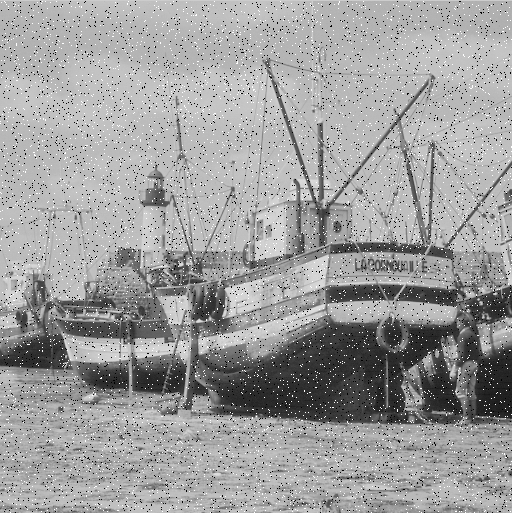
#> input picture tp02/bateaux_nb_bruite.bmp, 512 x 513 px, found by its file name
$ jupyter execute TP2.ipynb
#> lines starting #> are read from the running program, lines starting #| are printed output that depends on the picture
# TP2 : Convolution, filtrage et détection de contours

Dans le domaine du traitement d'images et d'intelligence artificielle appliquées aux images, la notion de **convolution** joue un rôle fondamental. Comme vu à l'amphi, les matrices de convolution peuvent servir à réduire le bruit et à détecter les contours horizontaux et verticaux d'une image. D'ailleurs, parmi les algorithmes de classification d'images et de détection d'objets les plus performants, on peut citer les **Réseaux de Neurones Convolutifs**, ou _Convolution Neural Networks_ (CNNs) en anglais, qui sont composés d'un enchaînement de convolutions permettant d'extraire des caractéristiques des images d'entrée.

Dans ce TP, nous allons étudier les notions suivantes :
* convolution
* filtrage spatial linéaire (filtre moyenneur, filtre gaussien)
* filtrage non-linéaire (filtre médian)
* détection de contours (opérateurs de _Roberts_, _Prewitt_, _Sobel_, ...)
* mise en œuvre avec Python

## Import des modules de base

Exécutez la cellule suivante afin d'importer les modules **Numpy**, **Matplotlib** et **OpenCV**. Cette cellule doit être exécutée à chaque fois que vous réinitialisez le _kernel_.

[cell 1]
import numpy as np
import matplotlib.pyplot as plt
import cv2 as cv

## 1 Convolution et filtrage spatial linéaire

### 1.1 Convolution 2D

La méthode ```filter2D``` d'**OpenCV** renvoie la convolution d'une matrice (image) par une matrice de convolution (aussi apelée *kernel* ou *masque*) comme vu en cours. Voici sa syntaxe :

``resultat = cv.filter2D(src=f, ddepth=-1 kernel=g)``

```src``` : on remplace ```f``` par la matrice de l'image originale (sur laquelle nous allons appliquer la convolution).

```ddepth=-1``` : profondeur de l'image de sortie (-1 donnera la même profondeur que l'image d'entrée).

```kernel``` : on remplace ```g``` par la matrice de convolution.

**1.1.1** Testez la méthode ```filter2D``` sur les matrices ci-dessous.

\begin{equation}
f =
\begin{bmatrix}
5 & 5 & 6 & 1\\
5 & 5 & 7 & 0\\
2 & 4 & 8 & 0\\
1 & 1 & 1 & 1\\
\end{bmatrix}
\hspace{1.0cm}g =
\begin{bmatrix}
0 & 1 & 0\\
1 & 1 & 1\\
0 & 1 & 0\\
\end{bmatrix}
\end{equation}

[cell 2]
f = np.array([[5,5,6,1],[5,5,7,0],[2,4,8,0],[1,1,1,1]], np.float32)
g = np.array([[0,1,0],[1,1,1],[0,1,0]], np.float32)

# À compléter...

**1.1.2** Comparez votre résultat avec celui montré sur le slide 20 du cours (*Convolution et filtres*). Remarquez que ```cv.filter2D``` renvoie un résultat de même taille que l'image originale grâce au *padding* déjà intégré dans l'implémentation de cette méthode. En analysant le résultat précédent, quel type de *padding* est utilisé par défaut (zéros ou reflet) ?

### 1.2 Filtrage/lissage moyenneur

**1.2.1** La matrice $I$ ci-dessous représente une image à niveaux de gris de taille 10 × 10 pixels. Exécutez le code suivant afin de visualiser $I$ en niveaux de gris.

\begin{bmatrix}
96 & 80 & 64 & 48 & 32 & 32 & 48 & 64 & 80 & 96\\
80 & 64 & 48 & 32 & 16 & 16 & 32 & 48 & 64 & 80\\
64 & 48 & 32 & 16 & 224 & 224 & 16 & 32 & 48 & 64\\
48 & 32 & 16 & 224 & 192 & 192 & 224 & 16 & 32 & 48\\
32 & 16 & 224 & 192 & 128 & 128 & 192 & 224 & 16 & 32\\
32 & 16 & 224 & 192 & 128 & 128 & 192 & 224 & 16 & 32\\
48 & 32 & 16 & 224 & 192 & 192 & 224 & 16 & 32 & 48\\
64 & 48 & 32 & 16 & 224 & 224 & 16 & 32 & 48 & 64\\
80 & 64 & 48 & 32 & 16 & 16 & 32 & 48 & 64 & 80\\
96 & 80 & 64 & 48 & 32 & 32 & 48 & 64 & 80 & 96\\
\end{bmatrix}

[cell 3]
I = np.array([[96 , 80 , 64 , 48 , 32 , 32 , 48 , 64 , 80 , 96],
     [80 , 64 , 48 , 32 , 16 , 16 , 32 , 48 , 64 , 80],
     [64 , 48 , 32 , 16 , 224 , 224 , 16 , 32 , 48 , 64],
     [48 , 32 , 16 , 224 , 192 , 192 , 224 , 16 , 32 , 48],
     [32 , 16 , 224 , 192 , 128 , 128 , 192 , 224 , 16 , 32],
     [32 , 16 , 224 , 192 , 128 , 128 , 192 , 224 , 16 , 32],
     [48 , 32 , 16 , 224 , 192 , 192 , 224 , 16 , 32 , 48],
     [64 , 48 , 32 , 16 , 224 , 224 , 16 , 32 , 48 , 64],
     [80 , 64 , 48 , 32 , 16 , 16 , 32 , 48 , 64 , 80],
     [96 , 80 , 64 , 48 , 32 , 32 , 48 , 64 , 80 , 96]], np.float32)

plt.imshow(I, cmap='gray')
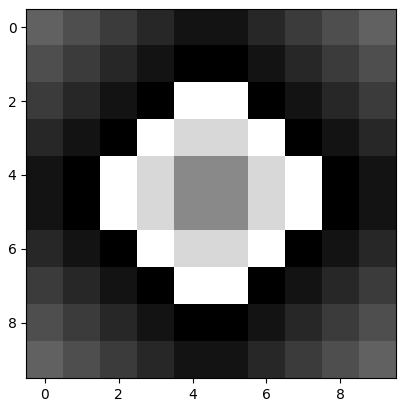
#> figure drawn by matplotlib, 1 panel

**1.2.2** Etant donne le kernel ```K``` d'un filtre moyenneur de dimension $3 \times 3$ (slide 29 du cours *Convolution et filtres*), calculez à la main la valeur du premier pixel (celui le plus en haut à gauche) du résultat de la convolution de ```I``` par ```K``` en utilisant un *padding* reflet.

**1.2.3** Vérifiez votre calcul à l'aide de la fonction ```cv.filter2D``` et visualizez le résultat sous forme d'une image en niveaux de gris.

[cell 4]
# À compléter...

**1.2.4** Effectuez la convolution de ```I``` par des filtres moyenneurs de dimension $5 \times 5$ et $7 \times 7$ et visualisez les résultats.

[cell 5]
# À compléter...

**1.2.5** Appliquez un filtre moyenneur sur l'image réelle ci-dessous _canvas_gris.png_. Comparez les résultats obtenus avec de matrices de convolution de différentes tailles ($3 \times 3$, $5 \times 5$, $7 \times 7$...).

[cell 6]
# À compléter...

**1.2.6** Comparez également vos résultats avec ceux obtenus en utilisant directement la fonction de filtrage moyenneur d’**OpenCV** :

```resultat = cv.blur(img,(n,n),borderType=cv.BORDER_CONSTANT)```

Cette fonction aplique un filtre moyenneur sur l'image ```img``` avec un kernel de dimension $n \times n$. La valeur de ```borderType``` sert à paramétriser le type de *padding* :

```cv.BORDER_CONSTANT``` : zéros (valeur par défaut)

```cv.BORDER_REFLECT_101``` : reflet

D'autres valeurs possibles sont listées [ici](https://docs.opencv.org/4.1.1/d2/de8/group__core__array.html#ga209f2f4869e304c82d07739337eae7c5).

[cell 7]
# À compléter...

### 1.3 Filtrage/lissage gaussien :

**1.3.1** Effectuez un filtrage gaussien sur l’image _canvas_gris.png_ en utilisant la fonction ```cv.filter2D``` et le kernel gaussien suivant :

\begin{equation}
k=\frac{1}{16}
\begin{bmatrix}
1 & 2 & 1 \\
2 & 4 & 2\\
1 & 2 & 1\\
\end{bmatrix}
\end{equation}

[cell 8]
# À compléter...

----

En réalité, le *kernel* ```k``` ci-dessus est une discrétisation et une approximation d'une fonction Gaussienne en 2D avec un écart type $\sigma=0.85$.

Plus l'écart type est petit, plus le sommet de la courbe sera haut. De façon similaire, plus l'écart type est élevé, plus la courbe sera plate.

Dans le cas discret, cela veut dire que, plus l'écart type est petit, plus la valeur au milieu du *kernel* sera élevée et plus les valeurs dans le bord seront petites. De la même manière, plus l'écart type est élevé, plus le kernel sera "plat" et s'approchera du *kernel* du filtre moyenneur.

Par exemple, pour un écart type de $0.5$ et de $2$, les *kernels* Gaussian de dimension $3 \times 3$ auront environ les valeurs suivantes :

\begin{equation}
k_{0.5} =
\begin{bmatrix}
0.01 & 0.08 & 0.01 \\
0.08 & 0.62 & 0.08 \\
0.01 & 0.08 & 0.01 \\
\end{bmatrix}
\hspace{1.0cm}k_{2} =
\begin{bmatrix}
0.10 & 0.12 & 0.10\\
0.12 & 0.13 & 0.12\\
0.10 & 0.12 & 0.10\\
\end{bmatrix}
\end{equation}

<p align="center">

  <br>
    <em>Gaussienne avec un écart-type plus petit à gauche et plus elevé à droite.</em>
</p>

**NB** : La fonction _cv.getGaussianKernel_ permet de calculer des *kernels* gaussiens. Par exemple, pour créer un *kernel* de taille $3 \times 3$ et d'écart-type $0.85$ :

```k_aux = cv.getGaussianKernel(3,0.85)```

```k = np.matmul(k_aux, np.transpose(k_aux))```

-----

**1.3.2** Quel est l'impact de l'écart-type de la gaussienne dans le résultat du filtrage ? Appliquez des filtres gaussiens sur l'image ```canvas_gris.png``` avec un *kernel* de taille $7 \times 7$ en variant les valeurs des écarts-types (testez au moins $0.5$, $1.0$ et $2.0$).

Pour cela, vous pouvez :

1. Soit créer un kernel ```k``` en utilisant les méthodes ```cv.getGaussianKernel``` et ```np.matmul```, comme illustré ci-dessus, et ensuite apliquer la méthode ```cv.filter2D```
2. Soit utiliser la méthode ```cv.GaussianBlur``` directement. Par exemple :

```resultat = cv.GaussianBlur(img, (3, 3), 0.8, borderType=cv.BORDER_CONSTANT)``` applique un filtre avec un kernel gaussien de taille $3 \times 3$ et d’écart-type $0.8$.

[cell 9]
# À compléter...

## 2 Filtre d’ordre

Parmi les filtres d’ordre (filtre non-linéaire), il en existe trois basiques :
* le filtre _min_ qui renvoie la valeur minimum parmi les 9 pixels du voisinage (si on considère une fenêtre $3 \times 3$),
* le filtre _max_ qui renvoie la valeur maximum parmi les 9 pixels du voisinage (dans le cas d’une fenêtre $3 \times 3$),
* et le filtre _médian_ qui renvoie la valeur médiane parmi les 9 pixels du voisinage (dans le cas d’une fenêtre $3 \times 3$).

Le filtre _min_ noircit l’image puisqu’il privilégie des valeurs faibles tandis que le filtre _max_ éclaircit l’image. De plus, les filtres d’ordre ont tendance à uniformiser des petites régions. Les filtres _min_ et _max_ étant “peu intéressants”, étudions le cas du filtre _médian_.

**2.1** La fonction d’OpenCV ```cv.medianBlur(img, tailleVoisinage)``` aplique un filtre médian à l'image ```img``` (où _tailleVoisinage_ est un entier, par exemple 3 si on souhaite un voisinage $3 \times 3$). Ouvrez et visualisez l'image _bateaux_nb_bruite.bmp_. Ensuite, appliquez un filtre médian sur cette image pour en supprimer le bruit.

[cell 10]
bateaux = cv.imread("bateaux_nb_bruite.bmp",0)
#> bateaux is the input picture: shape (513, 512); min 0, max 255, mean 157.4

# À compléter...
